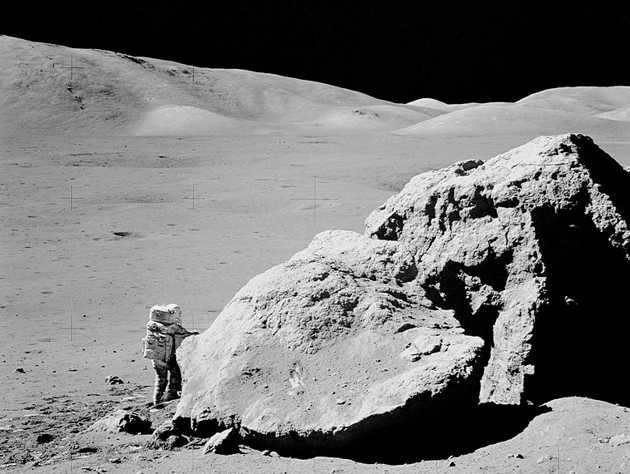
#> input picture image_processing/P8/original.tif, 630 x 474 px
$ jupyter execute P8-Frequency_Domain_Filtering.ipynb
#> lines starting #> are read from the running program, lines starting #| are printed output that depends on the picture; after the words box and inside, x2 and y2 are one past the last pixel; in counts of white or black regions, pixels touching at a corner belong together
# [CSE426] Image Processing
Teaching Assistant: Hyunmin Ban (hmban1996@khu.ac.kr)

Professor: Hui Yong Kim (hykim.v@khu.ac.kr)

---

# P8: Frequency Domain Filtering

## P8.A: Lowpass Frequency Domain Filter (6점)

### 실습내용
실습은 다음 순서로 진행됩니다.
- 0) 실습에서 사용되는 패키지 import
- 1) 주어진 이미지 loading
- 2) 함수 정의
- 3) Matplotlib로 이미지 확인

### 점수
- 각 low pass filter 결과 당 2점

### 제출방법
- .ipynb 파일과 함께 .html 파일 (File -> export (Download) as -> HTML)도 함께 제출하세요. 하나만 제출할시 감점이 있습니다.
- e-campus에 .ipynb 파일과 .html 파일을 zip파일로 하지 말고 따로따로 올리세요.

## Imports

[cell 1]
import cv2
import numpy as np
import matplotlib.pyplot as plt
import matplotlib.image as img

## 1) Load Image

[cell 2]
ori = cv2.imread('original.tif', cv2.IMREAD_GRAYSCALE)
#> ori is the input picture: shape (474, 630); min 0, max 255, mean 117.3
noisy = cv2.imread('noisy_boulder.tif', cv2.IMREAD_GRAYSCALE)
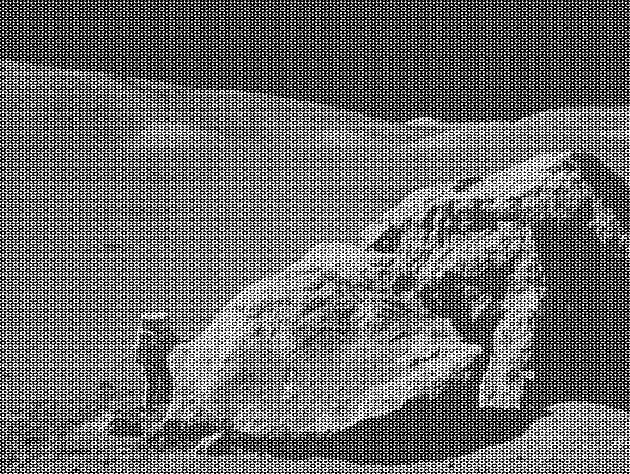
#> input picture image_processing/P8/noisy_boulder.tif, 630 x 474 px
#> noisy is the input picture: shape (474, 630); min 0, max 255, mean 108.1

## 2) Define Function

**요구사항**

- 1) 입력 이미지(f)의 가로와 세로 2배 길이로 zero padding 합니다 (이부분은 주어집니다)
- 2) Padding 한 이미지를 FFT 후 FFT shift 시키세요 (e.g. np.fft.fft2, np.fft.fftshift)
- 3) 강의 내용을 참고하여 Ideal, Gaussian, Butterworth Low Pass Filter를 구현하여 transfer function을 구하세요
- 4) 앞서 구한 2)와 3)의 결과를 곱하세요
- 5) 앞서 구한 4)의 결과를 Inverse FFT shift 후 Inverse FFT 시키세요
- 6) 앞서 구한 5)의 결과를 원본 이미지 크기로 crop 후 실수값을 구하세요

[cell 3]
# Low pass filter 함수는 input image, cutoff frequency를 입력으로 받아
# filtering한 결과, 이미의 주파수 영역에서의 값, transfer function을 반환합니다

def lowpass_filter(f, D_zero, n=1, filter_type='Ideal'):
#> called with D_zero = 50, n = 1, filter_type = 'Ideal'
    f_padded = np.pad(f, ((0, f.shape[0]), (0, f.shape[1])), 'constant', constant_values=0) # 이미지 패딩

    F = np.fft.fftshift(np.fft.fft2(f_padded)) # FFT & FFT shift

    # 주파수 도메인에서 좌표를 구하기 위한 코드
    P, Q = f_padded.shape
#> P = 948; Q = 1260
    fy, fx = np.linspace(0, P - 1, P), np.linspace(0, Q - 1, Q)
#> fy = 948 values from 0 to 947; fx = 1260 values from 0 to 1259
    [v, u] = np.meshgrid(fx, fy)

    D = np.sqrt((u - P/2)**2 + (v - Q/2)**2) # 주파수 도메인에서 center 위치에서 거리

    if filter_type == 'Ideal':
        H = np.where(D <= D_zero, 1, 0)
    elif filter_type == 'Gaussian':
        H = np.exp(-(D**2) / (2 * (D_zero**2)))
    elif filter_type == 'Butterworth':
        H = 1 / (1 + (D / D_zero)**(2 * n))
    else:
        print("Wrong Filter Type")

    G = F * H
    g_padded = np.fft.ifftshift(G) # iFFT shift
    g = np.fft.ifft2(g_padded).real # iFFT & 실수값 변환
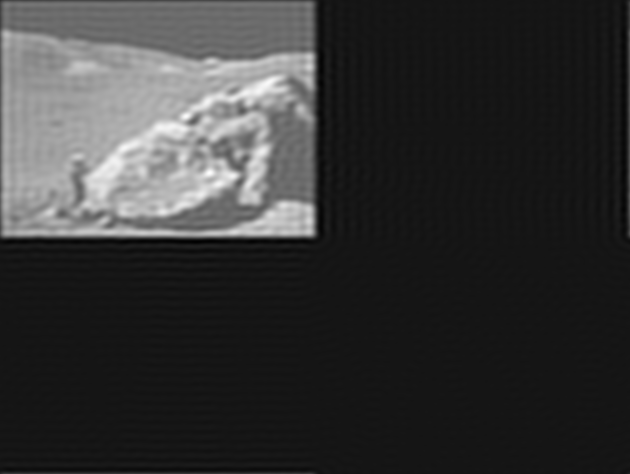
#> g: shape (948, 1260) float64 (shown at 1/2 size); min -18.01, max 195.9, mean 27; drawn with min black and max white
    image = g[:f.shape[0], :f.shape[1]] # 이미지 크롭
    image = np.clip(image, 0, 255) # 값 범위 조정

    return image.astype('uint8'), F, H

[cell 4]
# Cutoff Frequency (D_zero)에 적절한 값을 넣어 denoising 하세요
# 3개의 Low Pass Filter에 같은 값의 Cutoff Frequency 값을 넣으세요

D_zero = 50

ILPF, F, H_i = lowpass_filter(noisy, D_zero, filter_type='Ideal')
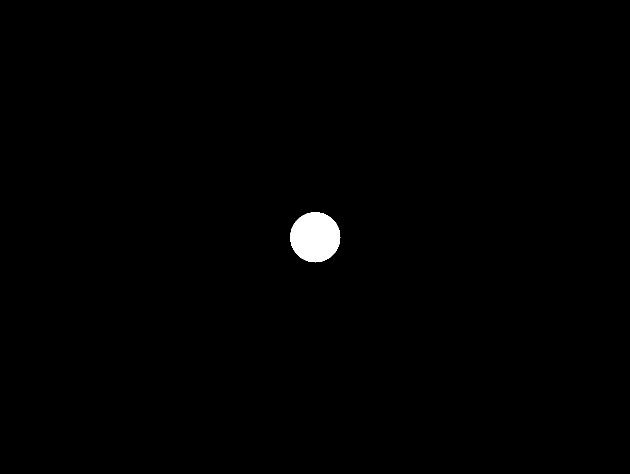
#> H_i: shape (948, 1260) int64 (shown at 1/2 size); values 0 (black) and 1 (white), 0.66% white; 1 white region, box (x1, y1, x2, y2) and area: (580, 424, 681, 525) 7845
GLPF, _, H_g = lowpass_filter(noisy, D_zero, filter_type='Gaussian')
BLPF, _, H_b = lowpass_filter(noisy, D_zero, n=2.5, filter_type='Butterworth')

## 3) Plot Image

[cell 5]
fig = plt.figure(figsize = (20, 35))
images = {'Original Image':ori, 'Noisy Image':noisy, 'Ideal Low Pass Filter':ILPF,
         'Gaussian Low Pass Filter':GLPF, 'Buterworth Low Pass Filter':BLPF}

padded = np.pad(ori, ((0, ori.shape[0]), (0, ori.shape[1])), 'constant', constant_values = 0)
ori_freq = 10*np.log(np.abs(np.fft.fftshift(np.fft.fft2(padded))))
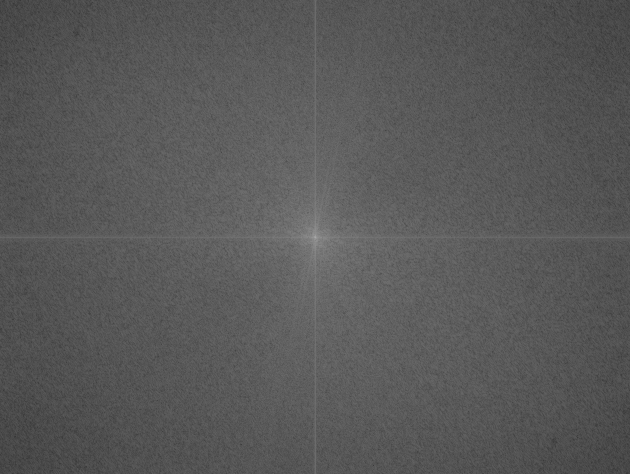
#> ori_freq: shape (948, 1260) float64 (shown at 1/2 size); min 19.16, max 173.7, mean 88.5
frequency_domain = {'Original Image at Frequency Domain':ori_freq,
                    'Noisy Image at Frequency Domain':10*np.log(np.abs(F)),
                    'ILPF Transfer Function':H_i, 'GLPF Transfer Function':H_g,
                    'BLPF Transfer Function':H_b}

for i, ((k, v),(f_k, f_v)) in enumerate(zip(images.items(), frequency_domain.items())):
    plt.subplot(5,2,2*i+1)
    plt.title(k)
    plt.imshow(cv2.cvtColor(v, cv2.COLOR_GRAY2RGB))
    plt.axis("off")

    plt.subplot(5,2,2*i+2)
    plt.title(f_k)
    plt.imshow(f_v, cmap='gray')
    plt.axis("off")
#> this loop made 5 passes
#> (k, f_k) on passes 1 to 5: ('Original Image', 'Original Image at Frequency Domain'), ('Noisy Image', 'Noisy Image at Frequency Domain'), ('Ideal Low Pass Filter', 'ILPF Transfer Function'), ('Gaussian Low Pass Filter', 'GLPF Transfer Function'), ('Buterworth Low Pass Filter', 'BLPF Transfer Function')

plt.show()
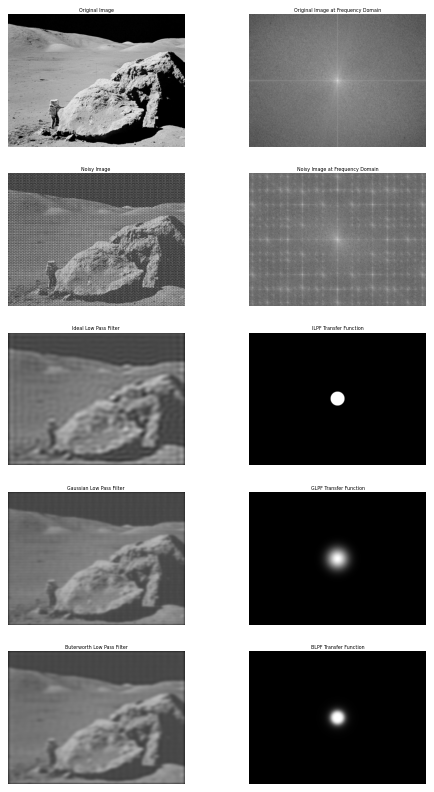
#> figure drawn by matplotlib, 10 panels

---

## P8.B: Highpass Frequency Domain Filters (4점)

### 실습내용
실습은 다음 순서로 진행됩니다.
- 0) 실습에서 사용되는 패키지 import
- 1) 주어진 이미지 loading
- 2) 함수 정의
- 3) Matplotlib로 이미지 확인
- 4) Discussion

### 점수
- 각 결과 당 1점

### 제출방법
- .ipynb 파일과 함께 .html 파일 (File -> export (Download) as -> HTML)도 함께 제출하세요. 하나만 제출할시 감점이 있습니다.

## 1) Load Image

[cell 6]
img = cv2.imread('char.jpg', cv2.IMREAD_GRAYSCALE)
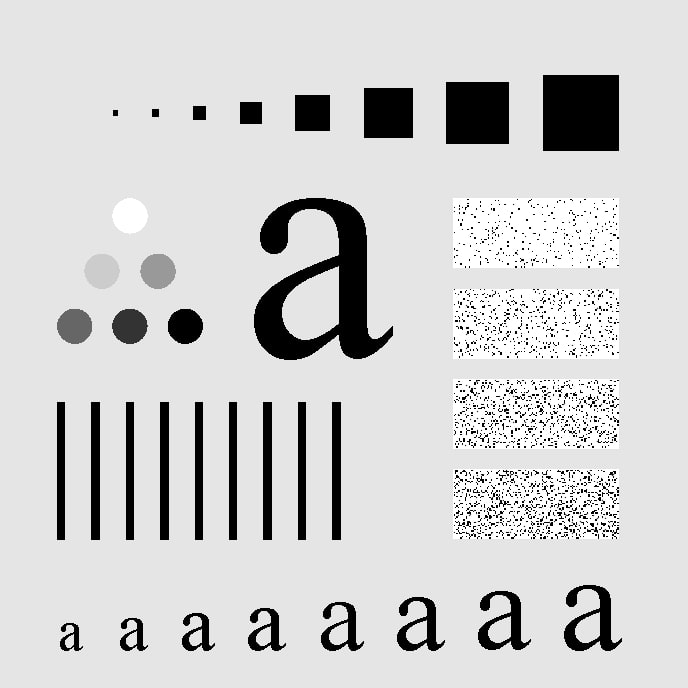
#> input picture image_processing/P8/char.jpg, 688 x 688 px
#> img is the input picture: shape (688, 688); min 0, max 255, mean 207.3
cv2.imshow('image', img)
cv2.waitKey(0)
cv2.destroyAllWindows()

## 2) Define Function

**요구사항**

- 1) 입력 이미지(f)의 가로와 세로 2배 길이로 zero padding합니다
- 2) Padding 한 이미지를 FFT 후 FFT shift 시키세요 (e.g. np.fft.fft2, np.fft.fftshift)
- 3) 강의 내용을 참고하여 Ideal, Gaussian, Butterworth High Pass Filter를 구현하여 transfer function을 구하세요
- 4) 앞서 구한 2)와 3)의 결과를 곱하세요
- 5) 앞서 구한 4)의 결과를 Inverse FFT shift 후 Inverse FFT 시키세요
- 6) 앞서 구한 5)의 결과를 원본 이미지 크기로 crop 후 실수값을 구하세요

[cell 7]
import numpy as np
import cv2

def highpass_filter(f, D_zero, n=1, filter_type='Ideal'):
#> called with D_zero = 80, n = 1, filter_type = 'Ideal'
    f_padded = np.pad(f, ((0, f.shape[0]), (0, f.shape[1])), 'constant', constant_values=0) # 이미지 패딩
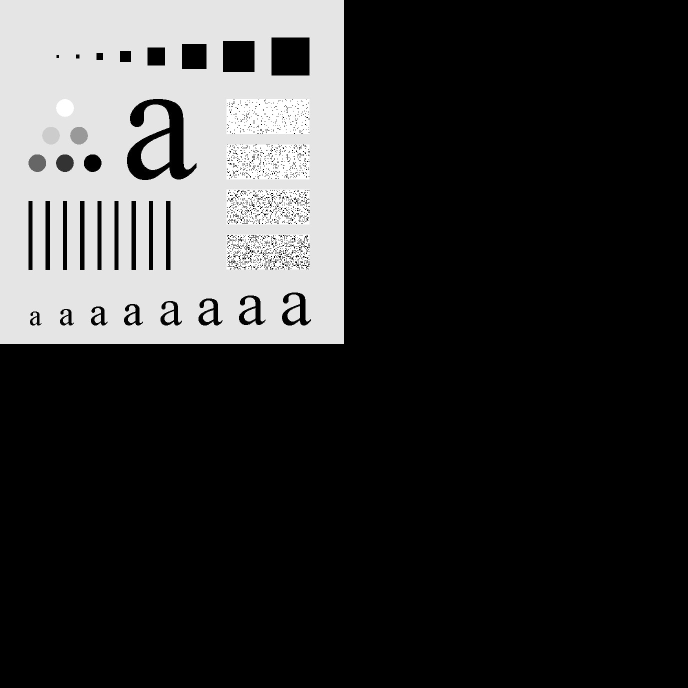
#> f_padded: shape (1376, 1376) (shown at 1/2 size); min 0, max 255, mean 51.8

    F = np.fft.fftshift(np.fft.fft2(f_padded)) # FFT & FFT shift

    # 주파수 도메인에서 좌표를 구하기 위한 코드
    P, Q = f_padded.shape
#> P = 1376; Q = 1376
    fy, fx = np.linspace(0, P - 1, P), np.linspace(0, Q - 1, Q)
#> fy = 1376 values from 0 to 1375; fx = 1376 values from 0 to 1375
    [v, u] = np.meshgrid(fx, fy)

    D = np.sqrt((u - P/2)**2 + (v - Q/2)**2) # 주파수 도메인에서 center 위치에서 거리

    if filter_type == 'Ideal':
        H = np.where(D > D_zero, 1, 0)
    elif filter_type == 'Gaussian':
        H = 1 - np.exp(-(D**2) / (2 * (D_zero**2)))
    elif filter_type == 'Butterworth':
        H = 1 / (1 + (D_zero / D)**(2 * n))
    else:
        print("Wrong Filter Type")

    G = F * H
    g_padded = np.fft.ifftshift(G) # iFFT shift
    g = np.fft.ifft2(g_padded).real # iFFT & 실수값 변환
#> g: shape (1376, 1376) float64
    image = g[:f.shape[0]//2, :f.shape[1]//2] # 이미지 크롭
#> image: shape (344, 344) float64
    image = np.clip(image, 0, 255) # 값 범위 조정

    return image.astype('uint8'), F, H

[cell 8]
# 아래 코드는 수정하지 마세요
IHPF, F, H_i = highpass_filter(img,80,filter_type='Ideal')
#> H_i: shape (1376, 1376) int64; values 0 (black) and 1 (white), 98.9% white; 1 black region, box (x1, y1, x2, y2) and area: (608, 608, 769, 769) 20081
GHPF, _, H_g = highpass_filter(img,80,filter_type='Gaussian')
#> H_g: shape (1376, 1376) float64
BHPF, _, H_b = highpass_filter(img,80,filter_type='Butterworth')
#> call 3 of highpass_filter, with D_zero = 80, n = 1, filter_type = 'Butterworth'
#> in highpass_filter (call 3), `image = g[:f.shape[0]//2, :f.shape[1]//2]`:
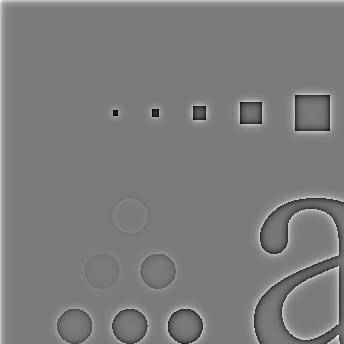
#> image: shape (344, 344) float64; min -159.2, max 171.2, mean 1.7; drawn with min black and max white
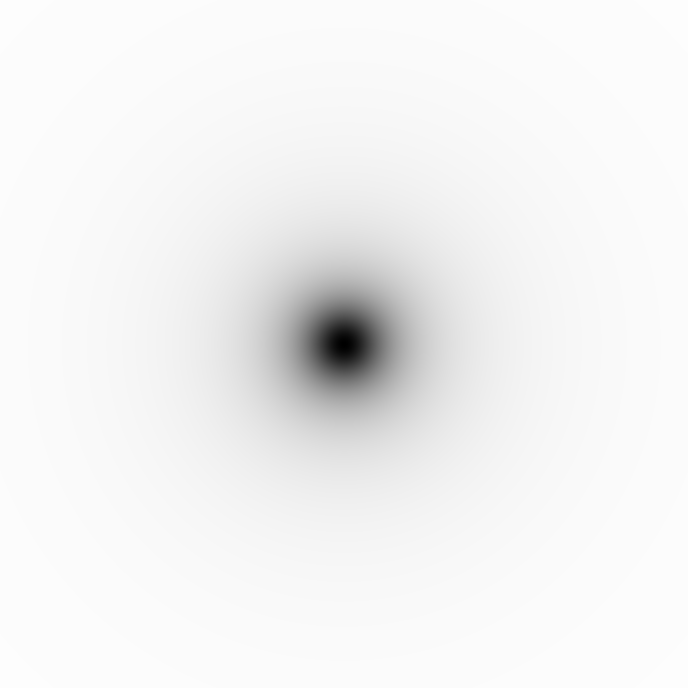
#> H_b: shape (1376, 1376) float64 (shown at 1/2 size); min 0, max 0.993, mean 0.952

## 3) Plot Image

[cell 9]
fig = plt.figure(figsize = (20, 30))
images = {'Original Image':img, 'Ideal High Pass Filter': np.clip(IHPF,0,255),
          'Gaussian High Pass Filter':GHPF, 'Butterworth High Pass Filter':BHPF}

frequency_domain = {'Image at Frequency Domain':10*np.log(np.abs(F)),
                    'IHPF Transfer Function':H_i,
                    'GHPF Transfer Function':H_g,
                    'BHPF Transfer Function':H_b}

for i, ((k, v),(f_k, f_v)) in enumerate(zip(images.items(), frequency_domain.items())):
    plt.subplot(4,2,2*i+1)
    plt.title(k)
    plt.imshow(cv2.cvtColor(v, cv2.COLOR_GRAY2RGB))
    plt.axis("off")

    plt.subplot(4,2,2*i+2)
    plt.title(f_k)
    plt.imshow(f_v, cmap='gray')
    plt.axis("off")
#> this loop made 4 passes

plt.show()
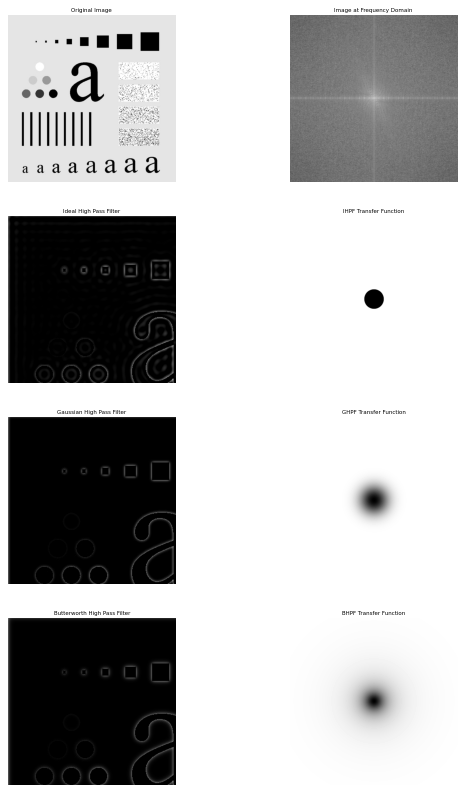
#> figure drawn by matplotlib, 8 panels
